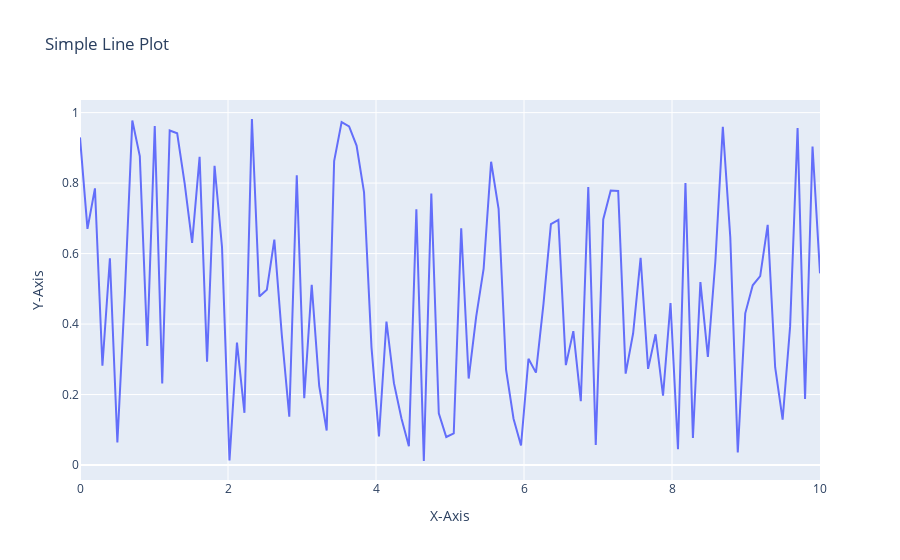

Notebook source saved alongside this figure:
### Markdown cell above
#### Q20. Using Plotly, create a basic line plot of a randomly generated dataset, label the axes, and set the title as 'Simple Line Plot'

### Code cell
import plotly.graph_objects as go
import numpy as np

x = np.linspace(0, 10, 100)
y = np.random.rand(100)

fig = go.Figure()

fig.add_trace(go.Scatter(x=x, y=y, mode='lines'))
fig.update_layout(
    title='Simple Line Plot',
    xaxis_title='X-Axis',
    yaxis_title='Y-Axis'
)

fig.show()
